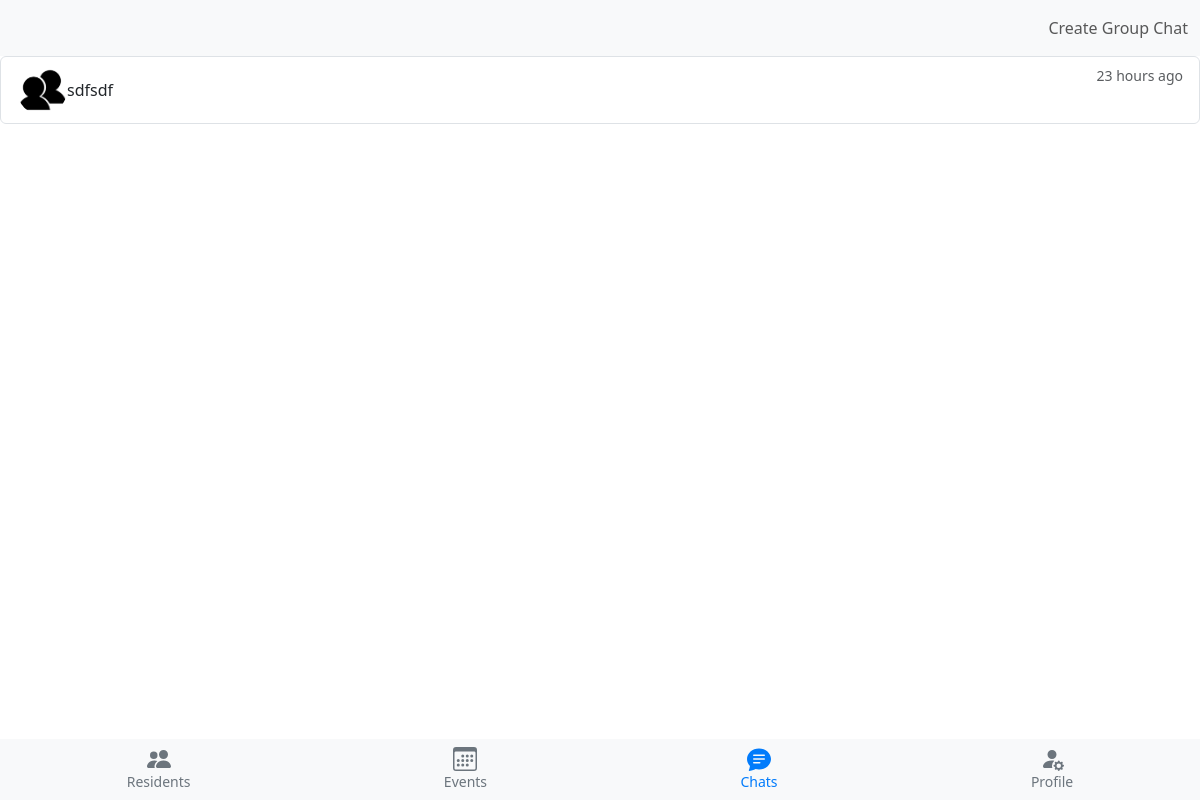
Page /chats/ (signed in) on the earlier database version.
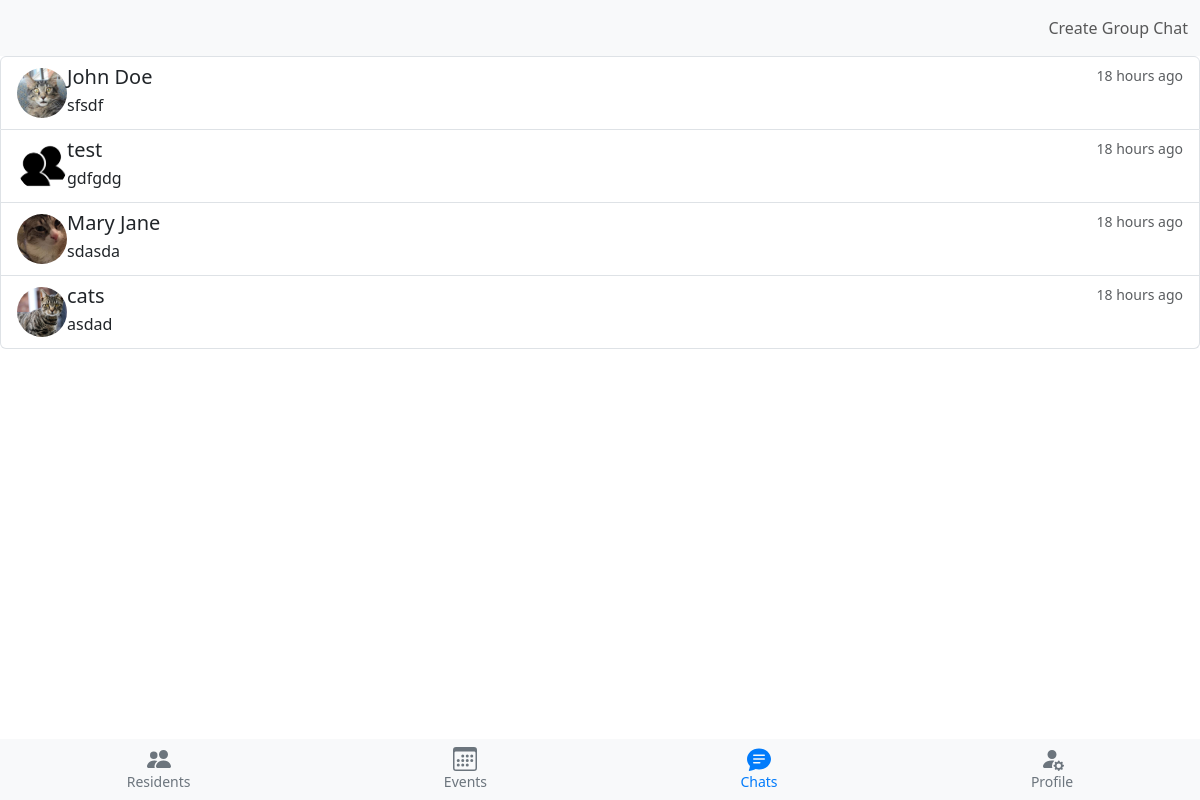
Same page on the later database version.
### chatrooms/models.py (models this page shows, shortened)
class Chat(models.Model):
    content = models.CharField(max_length=1000)
    timestamp = models.DateTimeField(auto_now=True)
    user = models.ForeignKey('accounts.Profile', on_delete=models.CASCADE)
    room = models.ForeignKey('ChatRoom', on_delete=models.CASCADE)
    poll = models.ForeignKey('polls.Poll', on_delete=models.SET_NULL, null=True, blank=True)

class ChatRoom(models.Model):
    id = models.UUIDField(primary_key=True, default=uuid.uuid4, editable=False)
    name = models.CharField(max_length=255)
    description = models.TextField(null=True, blank=True)
    chat_type = models.CharField(
        max_length=7,
        choices=[(tag.name, tag.value) for tag in ChatType],
        default=ChatType.PRIVATE,
    )
    users = models.ManyToManyField('accounts.Profile', through='ChatRoomMembership')
    avatar = models.ImageField(upload_to='groupchats/', null=True, blank=True)
    is_group = models.BooleanField(default=False)
    creator = models.ForeignKey('accounts.Profile', on_delete=models.CASCADE, related_name='created_groups')

### chatrooms/views.py (the view)
# urls.py: path('chats/', ChatsView.as_view(), name='chats'),
class ChatsView(LoginRequiredMixin, View):
    def get(self, request):
        chatrooms = ChatRoom.objects.filter(users=request.user).distinct()
        print(f"Chatrooms are {chatrooms}")
        chats_with_recipients = []
        for room in chatrooms:
            chat = room.chat_set.order_by('-timestamp').first()
            if room.is_group:
                chat_name = room.name
                avatar_url = room.avatar.url if room.avatar else None
                if chat:
                    chats_with_recipients.append({'chat': chat, 'chat_name': chat_name,
                                                  'room_id': str(room.id), 'avatar_url': avatar_url})
                else:
                    chats_with_recipients.append({'chat': None, 'chat_name': chat_name,
                                                  'room_id': str(room.id), 'avatar_url': avatar_url})
            else:
                if chat:
                    recipient = room.users.exclude(id=request.user.id).first()
                    chat_name = recipient.first_name + " " + recipient.last_name
                    avatar_url = recipient.avatar.url if recipient.avatar else None
                    chats_with_recipients.append({'chat': chat, 'chat_name': chat_name,
                                                  'room_id': str(room.id), 'avatar_url': avatar_url})
        chats_with_recipients.sort(key=lambda x: x['chat'].timestamp if x['chat'] else timezone.now(), reverse=True)
        return render(request, 'chatrooms/chats.html', {'chats_with_recipients': chats_with_recipients})

### chatrooms/templatetags/custom_filters.py (called while the page is built)
@register.filter
def custom_timesince(value):
    now = timezone.now()
    diff = now - value
    minutes = diff.total_seconds() // 60
    hours = diff.total_seconds() // 3600
    days = diff.total_seconds() // 86400
    if diff <= timedelta(minutes=1):
        return '1 minute ago'
    elif diff <= timedelta(hours=1):
        return f'{int(minutes)} minutes ago'
    elif diff <= timedelta(hours=2):
        return '1 hour ago'
    elif diff <= timedelta(days=1):
        return f'{int(hours)} hours ago'
    elif diff <= timedelta(days=2):
        return '1 day ago'
    else:
        return f'{int(days)} days ago'

### chatrooms/templates/chatrooms/chats.html
{% extends "chatrooms/base.html" %}
{% load humanize custom_filters %}
{% load static %}
{% block navbar %}
<nav class="navbar navbar-light bg-light sticky-top">
    <div class="container-fluid d-flex justify-content-end">
        <div class="navbar-nav">
            <a class="nav-link" href="{% url 'create_group_chat' %}">Create Group Chat</a>
        </div>
    </div>
</nav>
{% endblock %}
{% block content %}
<div class="chat-list-container">
    <div class="list-group">
        {% if chats_with_recipients %}
        {% for item in chats_with_recipients %}
        <a href="{% url 'room' room_uuid=item.room_id %}" class="list-group-item list-group-item-action">
            <div class="d-flex w-100 justify-content-between">
                <div class="d-flex align-items-center">
                    {% if item.avatar_url %}
                    <img src="{{ item.avatar_url }}" class="rounded-circle" alt="Profile Picture" width="50"
                         height="50">
                    {% else %}
                    <img src="{% static 'groupchat.png' %}" class="rounded-circle" alt="Profile Picture" width="50" height="50">
                    {% endif %}
                    <div>
                        <h5 class="mb-1">{{ item.chat_name }}</h5>
                        {% if item.chat %}
                        <p class="mb-1">{{ item.chat.content }}</p>
                        {% else %}
                        <p class="mb-1" style="font-style: italic; color: grey;">No messages yet...</p>
                        {% endif %}
                    </div>
                </div>
                {% if item.chat %}
                <small class="text-body-secondary">{{ item.chat.timestamp|custom_timesince }}</small>
                {% endif %}
            </div>
        </a>
        {% endfor %}
        {% else %}
        <p>No messages yet.</p>
        {% endif %}
    </div>
</div>
{% endblock %}
{% block footer %}
{% include "chatrooms/footer.html" %}
{% endblock %}

### chatrooms/templates/chatrooms/base.html (shortened to what this page needs)
{% load bootstrap5 %}
{% load humanize %}
{% bootstrap_css %}
{% load static %}
<!DOCTYPE html>
<html lang="en">
<head>
    <link rel="stylesheet" type="text/css" href="{% static 'style.css' %}">
    <link rel="stylesheet" type="text/css" href="{% static 'events.css' %}">
</head>
<body>
{% block navbar %}
{% endblock %}
{% block content %}{% endblock %}
<footer>
    {% block footer %} {% endblock %}
</footer>
</body>
</html>

### chatrooms/templates/chatrooms/footer.html (shortened to what this page needs)
<nav class="navbar fixed-bottom navbar-light bg-light navbar-icons">
    <div class="d-flex justify-content-around w-100">
        <a class="nav-link text-center {% if request.resolver_match.url_name == 'user-list' %}active{% endif %}"
           href="{% url 'user-list' %}">
            <small class="d-block">Residents</small>
        </a>
        <a class="nav-link text-center {% if request.resolver_match.url_name == 'event_list' %}active{% endif %}" href="{% url 'event_list' %}">
            <small class="d-block">Events</small>
        </a>
        {% if request.user.get_last_chatroom %}
        <a class="nav-link text-center {% if request.resolver_match.url_name == 'room' %}active{% endif %}"
           href="{% url 'room' room_name=request.user.get_last_chatroom.name %}">
            <svg xmlns="http://www.w3.org/2000/svg" width="24" height="24" fill="currentColor"
                 class="bi bi-chat-text-fill" viewBox="0 0 16 16">
                <path d="M16 8c0 3.866-3.582 7-8 7a9.06 9.06 0 0 1-2.347-.306c-.584.296-1.925.864-4.181 1.234-.2.032-.352-.176-.273-.362.354-.836.674-1.95.77-2.966C.744 11.37 0 9.76 0 8c0-3.866 3.582-7 8-7s8 3.134 8 7zM4.5 5a.5.5 0 0 0 0 1h7a.5.5 0 0 0 0-1h-7zm0 2.5a.5.5 0 0 0 0 1h7a.5.5 0 0 0 0-1h-7zm0 2.5a.5.5 0 0 0 0 1h4a.5.5 0 0 0 0-1h-4z"/>
            </svg>
            <small class="d-block">Last Chat</small>
        </a>
        {% else %}
        <a class="nav-link text-center {% if request.resolver_match.url_name == 'chats' %}active{% endif %}"
           href="{% url 'chats' %}">
            <small class="d-block">Chats</small>
        </a>
        {% endif %}
        <a class="nav-link text-center {% if request.resolver_match.url_name == 'profile' %}active{% endif %}"
           href="{% url 'profile' %}">
            <small class="d-block">Profile</small>
        </a>
    </div>
</nav>

### static/style.css (style rules this page uses)
body { background-color: white; }
a { text-decoration: none; color: inherit; }
.navbar-icons .nav-link svg { fill: #6c757d; }
.navbar-icons .nav-link small { color: #6c757d; }
.navbar-icons .nav-link.active svg, .navbar-icons .nav-link.active small { fill: #017bfb; color: #017bfb; }
.sticky-top { position: sticky; top: 0; z-index: 1020; }
.chat-list-container { max-height: 33.4rem; overflow-y: auto; }

Differences in the rows shown:
no longer on this page (row unchanged): Chat: chat.content "sdfsdf", chat.timestamp|custom_timesince "23 hours ago"
added Chat: shows a picture, chat_name "John Doe", chat.content "sfsdf", chat.timestamp|custom_timesince "18 hours ago"
added Chat: chat_name "test", chat.content "gdfgdg", chat.timestamp|custom_timesince "18 hours ago"
added Chat: shows a picture, chat_name "Mary Jane", chat.content "sdasda", chat.timestamp|custom_timesince "18 hours ago"
added Chat: shows a picture, chat_name "cats", chat.content "asdad", chat.timestamp|custom_timesince "18 hours ago"
